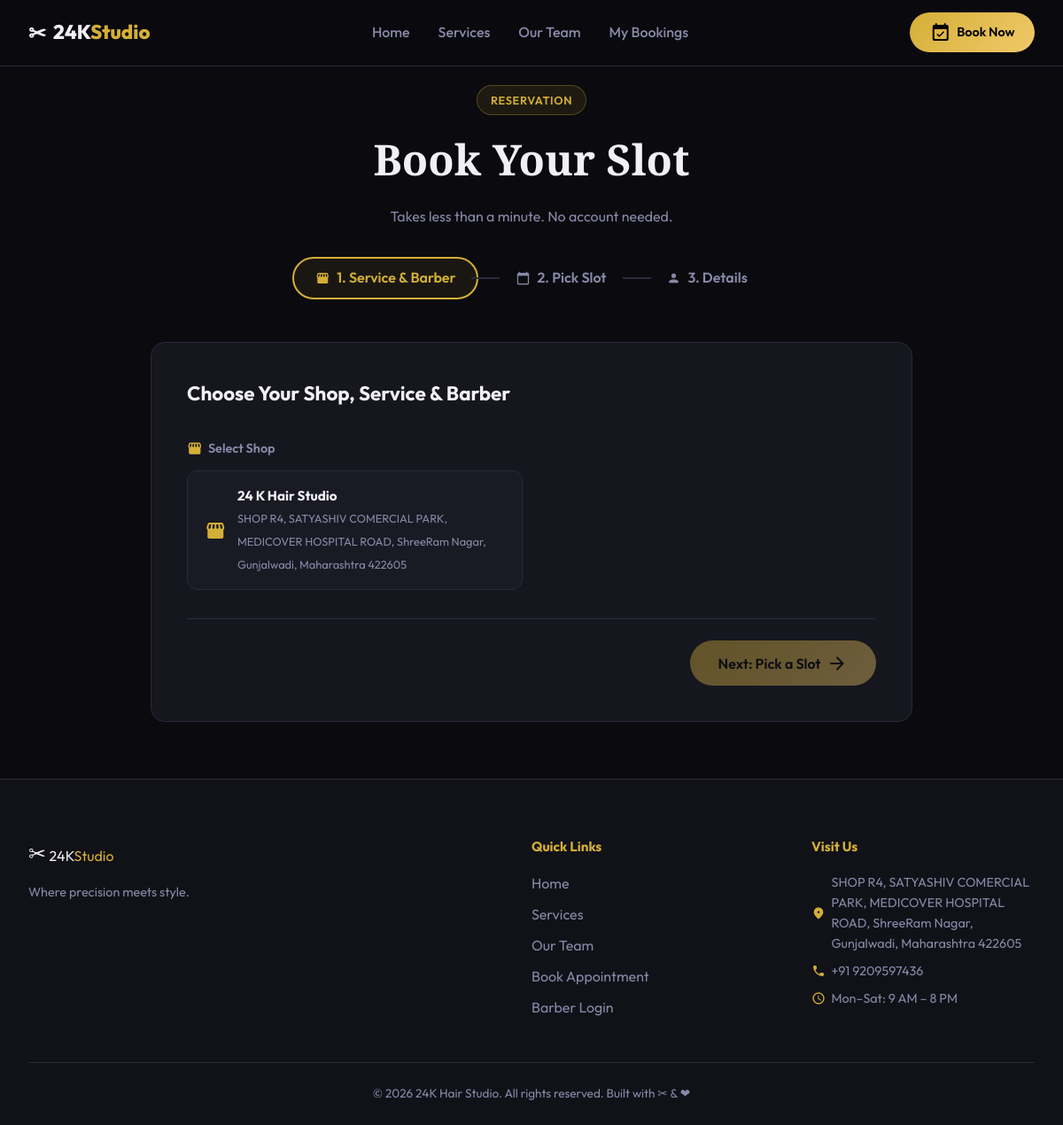
/book/, run on the app's committed database.
### bookings/models.py (models this page shows, shortened)
class Shop(models.Model):
    name = models.CharField(max_length=100)
    address = models.TextField(blank=True)
    city = models.CharField(max_length=50, blank=True)
    phone = models.CharField(max_length=20, blank=True)
    is_active = models.BooleanField(default=True)

### bookings/views.py (the view)
# urls.py: path('book/', views.book, name='book'),
def book(request):
    services = Service.objects.all()
    barbers = Barber.objects.filter(is_active=True)
    shops = Shop.objects.filter(is_active=True)
    context = {
        'services': services,
        'barbers': barbers,
        'shops': shops,
    }
    return render(request, 'bookings/book.html', context)

### templates/bookings/book.html (shortened to what this page needs)
{% extends "base.html" %}
{% load static %}
{% block content %}
<div class="booking-wizard">
  <div class="section-header" style="margin-bottom:2rem;">
    <span class="section-tag">Reservation</span>
    <h1 class="section-title">Book Your Slot</h1>
    <p class="section-subtitle">Takes less than a minute. No account needed.</p>
  </div>
  <div class="wizard-steps" id="wizardSteps">
    <div class="wizard-step active" id="step1Indicator">
      <span class="material-icons-round">storefront</span> <span class="step-label">1. Service &amp; Barber</span>
    </div>
    <div class="step-sep"></div>
    <div class="wizard-step" id="step2Indicator">
      <span class="material-icons-round">calendar_today</span> <span class="step-label">2. Pick Slot</span>
    </div>
    <div class="step-sep"></div>
    <div class="wizard-step" id="step3Indicator">
      <span class="material-icons-round">person</span> <span class="step-label">3. Details</span>
    </div>
  </div>
  <div class="booking-panel" id="panelStep1">
    <h2 class="panel-title">Choose Your Shop, Service &amp; Barber</h2>
    <div style="margin-bottom: 2rem;">
      <p class="choice-label"><span class="material-icons-round">storefront</span> Select Shop</p>
      <div class="choice-list" id="shopList" style="display: grid; grid-template-columns: repeat(auto-fill, minmax(250px, 1fr)); gap: 1rem; max-height: none;">
        {% for shop in shops %}
        <div class="choice-item shop-item" data-id="{{ shop.id }}">
          <div class="choice-item-left">
            <span class="material-icons-round">storefront</span>
            <div>
              <strong>{{ shop.name }}</strong>
              <small>{{ shop.address }}</small>
            </div>
          </div>
        </div>
        {% endfor %}
      </div>
    </div>
    <div class="panel-actions">
      <button class="btn btn-primary btn-lg" id="toStep2Btn" disabled>
        Next: Pick a Slot <span class="material-icons-round">arrow_forward</span>
      </button>
    </div>
  </div>
</div>
{% endblock %}

### static/css/style.css (style rules this page uses)
:root { --bg: #0a0a0f; --bg2: #111118; --bg3: #1a1a24; --card: #16161f; --border: #2a2a3a; --accent: #d4af37; --accent2: #f0c96a; --text: #f0f0f5; --muted: #8888a8; --success: #10b981; --danger: #ef4444; --radius: 16px; --shadow: 0 8px 32px rgba(0,0,0,0.4); }
*,*::before,*::after { box-sizing:border-box;margin:0;padding:0 }
html { scroll-behavior:smooth }
body { background:var(--bg);color:var(--text);font-family:'Outfit',sans-serif;line-height:1.6;overflow-x:hidden }
.btn { display:inline-flex;align-items:center;gap:.4rem;padding:.65rem 1.4rem;border-radius:99px;font-family:'Outfit',sans-serif;font-size:.9rem;font-weight:600;cursor:pointer;border:none;transition:all .25s;white-space:nowrap }
.btn-primary { background:linear-gradient(135deg,var(--accent),var(--accent2));color:#000 }
.btn-lg { padding:.85rem 2rem;font-size:1rem }
.btn:disabled { opacity:.4;cursor:not-allowed;transform:none!important }
.section-header { text-align:center;margin-bottom:4rem }
.section-tag { display:inline-block;background:rgba(212,175,55,.1);border:1px solid rgba(212,175,55,.3);color:var(--accent);padding:.35rem .9rem;border-radius:99px;font-size:.8rem;font-weight:600;text-transform:uppercase;letter-spacing:.05em;margin-bottom:.8rem }
.section-title { font-family:'Playfair Display',serif;font-size:clamp(2rem,4vw,3rem);margin-bottom:.8rem }
.section-subtitle { color:var(--muted);font-size:1rem;max-width:540px;margin:0 auto }
.booking-panel { max-width:860px;margin:0 auto;background:var(--card);border:1px solid var(--border);border-radius:var(--radius);padding:2.5rem;animation:fadeUp .4s ease }
.panel-title { font-size:1.4rem;font-weight:700;margin-bottom:2rem }
.panel-actions { display:flex;justify-content:flex-end;gap:1rem;margin-top:2rem;padding-top:1.5rem;border-top:1px solid var(--border) }
.choice-label { display:flex;align-items:center;gap:.4rem;font-size:.9rem;font-weight:600;color:var(--muted);margin-bottom:.8rem }
.choice-label .material-icons-round { font-size:1.1rem;color:var(--accent) }
.choice-list { display:flex;flex-direction:column;gap:.6rem;max-height:360px;overflow-y:auto;padding-right:.3rem }
.choice-item { display:flex;align-items:center;justify-content:space-between;padding:1rem 1.2rem;background:var(--bg3);border:1.5px solid var(--border);border-radius:12px;cursor:pointer;transition:all .2s }
.choice-item-left { display:flex;align-items:center;gap:.8rem }
.choice-item-left .material-icons-round { color:var(--accent) }
.choice-item-left strong { display:block;font-size:.95rem }
.choice-item-left small { color:var(--muted);font-size:.8rem }

### templates/bookings/book.html (style rules this page uses)
.booking-wizard { padding: 6rem 1.5rem 4rem; min-height: 100vh; }
.wizard-steps { display: flex; justify-content: center; gap: 0; margin-bottom: 3rem; }
.wizard-step { display: flex; align-items: center; gap: 0.5rem; padding: 0.6rem 1.5rem; border-radius: 99px; font-size: 0.85rem; font-weight: 600; color: var(--muted); border: 2px solid transparent; transition: all .3s ease; }
.wizard-step.active { color: var(--accent); border-color: var(--accent); background: rgba(212,175,55,0.08); }
.wizard-step span { font-size: 1rem; }
.step-sep { width: 2rem; height: 2px; background: var(--border); align-self: center; margin: 0 -0.5rem; }

### data on the page
Shop: name "24 K Hair Studio", address "SHOP R4, SATYASHIV COMERCIAL PARK, MEDICOVER HOSPITAL ROAD, ShreeRam Nagar, Gunjalwadi, Maharashtra 422605"
